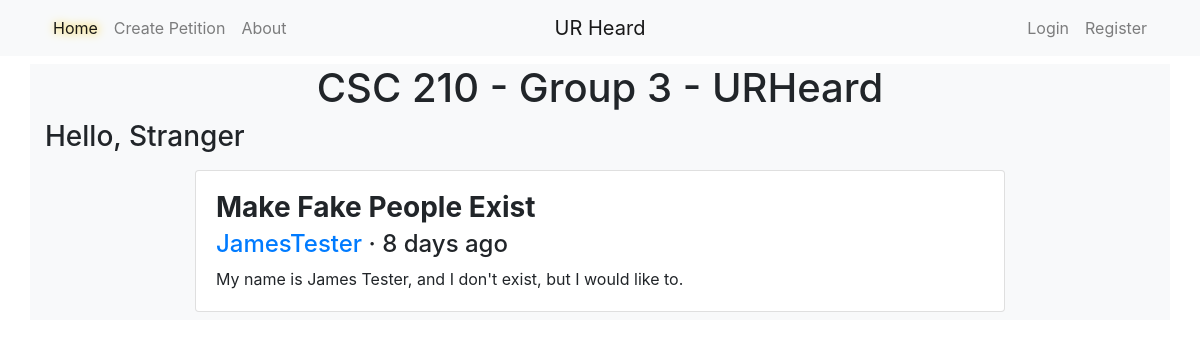
The page / on the database its author committed.
### models.py (models this page shows, shortened)
class Petition(db.Model):
	__tablename__ = 'petition'
	id = db.Column(db.Integer, primary_key=True)
	title = db.Column(db.String(80), nullable=False)
	body = db.Column(db.Text, nullable=False)
	author_id = db.Column(db.Integer, db.ForeignKey('user.id'), nullable=False)
	author = db.relationship('User', backref='petition')
	timestamp = db.Column(db.DateTime, default=datetime.utcnow)

class User(UserMixin, db.Model):
	__tablename__ = 'user'
	id = db.Column(db.Integer, primary_key=True)
	name = db.Column(db.String(50), nullable=False, unique=True, index=True)
	email = db.Column(db.String(50), unique=True, index=True)
	password_hash = db.Column(db.String(128))
	@property
	def password(self):
		raise AttributeError('password is not a readable attribute')
	petitions = db.relationship('Petition', backref='user')

### app.py (the view)
@app.route('/', methods=['GET', 'POST'])
def index():
	petitions = Petition.query.order_by(Petition.timestamp.desc()).all()
	return render_template('index.html', petitions=petitions)

### templates/index.html (shortened to what this page needs)
{% extends "base.html" %}
{% block content %}
	<h3 class="bg-light">Hello,
		{% if current_user.is_authenticated %}
			{{ current_user.name }}
		{% else %}
			Stranger
		{% endif %}
	</h3>
	<div class="container">
		<div class="d-flex flex-wrap justify-content-center">
		{% for petition in petitions %}
			<article class="card m-2 w-75">
				<a href="{{ url_for ('petition', id=petition.id) }}" class="text-body text-decoration-none">
					<div class="card-body">
						<h3 class="card-title font-weight-bold">{{petition.title}}</h3>
						<h4 class="card-subtitle mb-2"><object><a href="user/{{petition.author_id}}">{{petition.author.name}}</a></object> &middot; {{ moment(petition.timestamp).fromNow() }}</h4>
						<p class="card-text">{{petition.body | truncate(325, false, end='... Read More', leeway=10) }}</p>
					</div>
				</a>
			</article>
		{% endfor %}
		</div>
	</div>
{% endblock content %}

### templates/base.html (shortened to what this page needs)
{% from 'bootstrap/nav.html' import render_nav_item %}
{% import "bootstrap/form.html" as wtf %}
<!DOCTYPE html>
<html lang="en">
	<head>
		{% block head %}
			{% block styles %}
				{{ bootstrap.load_css() }}
			{% endblock styles %}
		{% endblock head %}
	</head>
	<body>
		<nav class="navbar navbar-expand-sm bg-light navbar-light justify-content-between sticky-top">
			<div class="container">
				<ul class="navbar-nav w-50">
					{{ render_nav_item('index', 'Home', use_li=True) }}
					{{ render_nav_item('create', 'Create Petition', use_li=True) }}
					{{ render_nav_item('about', 'About', use_li=True) }}
				</ul>
				<a href="/" class="navbar-brand mx-auto d-block text-center w-25">UR Heard</a>
				<ul class="navbar-nav justify-content-end w-50">
					{% if current_user.is_authenticated %}
						{{ render_nav_item('logout', 'Logout', use_li=True) }}
					{% else %}
						{{ render_nav_item('login', 'Login', use_li=True) }}
						{{ render_nav_item('register', 'Register', use_li=True) }}
					{% endif %}
				</ul>
			</div>
		</nav>
		<div class="container bg-light mt-2">
			<header class="page-header">
				<h1 class="text-center">CSC 210 - Group 3 - URHeard</h1>
			</header>
			{% block content %}{% endblock %}
		</div>
	</body>
</html>

### rows shown on the page
Petition: title "Make Fake People Exist", author.name "JamesTester", timestamp "8 days ago", body "My name is James Tester, and I don't exist, but I would like to."

### other values the page prints
{{ render_nav_item('index', 'Home', use_li=True) }} "Home"
{{ render_nav_item('create', 'Create Petition', use_li=True) }} "Create Petition"
{{ render_nav_item('about', 'About', use_li=True) }} "About"
{{ render_nav_item('login', 'Login', use_li=True) }} "Login"
{{ render_nav_item('register', 'Register', use_li=True) }} "Register"
